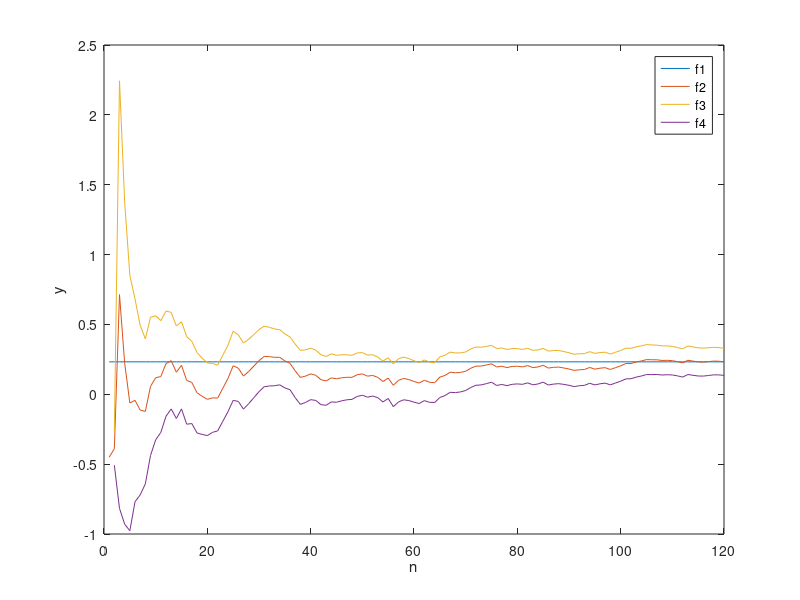
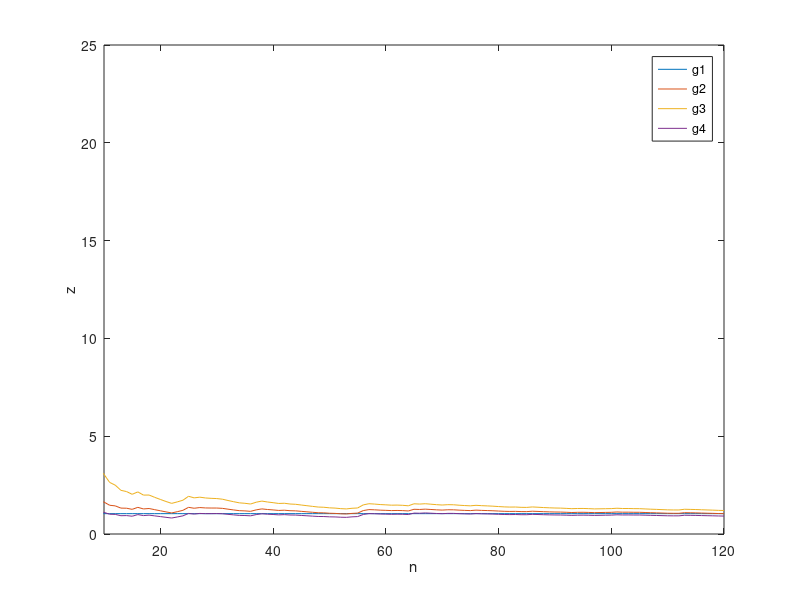

These charts were generated, in order, by the following MATLAB code:
function main()
    pkg load statistics
    
    X = [-0.45,-0.33,2.92,-1.25,-1.20,0.05,-0.53,-0.19,1.49,0.67,0.22,1.23,0.50,-0.92,...
          0.90,-1.52,-0.15,-1.24,-0.47,-0.45,0.18,-0.05,1.58,1.74,2.37,-0.24,-1.34,1.05,...
          1.28,1.37,1.18,0.22,0.11,0.28,-0.64,-0.39,-1.77,-1.61,0.47,0.77,-0.27,-1.19,-0.25,...
          1.04,-0.16,0.42,0.29,0.10,1.04,0.43,-0.67,0.41,-0.62,-1.49,1.46,-2.77,2.09,0.88,...
          -0.36,-0.71,-0.62,1.34,-0.78,-0.15,2.69,0.92,1.68,-0.12,0.34,0.74,1.72,1.24,0.23,...
          0.76,0.87,-1.52,0.63,-0.56,0.83,0.31,-0.18,0.99,-1.01,0.58,1.21,-1.51,0.65,0.35,...
          -0.37,-0.50,-0.73,0.63,0.33,1.56,-0.98,0.85,0.56,-1.07,1.47,1.44,1.91,0.24,1.34,...
          0.99,1.27,0.11,0.22,-0.25,0.35,-0.03,-0.56,-0.79,2.41,-0.45,-0.44,0.07,0.64,0.69,...
          0.10,-0.28]

    % Уровень доверия
    gamma = 0.7;
    %gamma = input('Введите уровень доверия: ')
    % Объем выборки 
    N = length(X);
    % Точечная оценка мат. ожидания
    M = mean(X);
    % Точечная оценка дисперсии
    S2 = var(X);
    % Нижняя граница доверительного интервала для мат. ожидания
    M_low = find_m_low(N, M, S2, gamma);
    % Верхняя граница доверительного интервала для мат. ожидания
    M_high = find_m_high(N, M, S2, gamma);
    % Нижняя граница доверительного интервала для дисперсии
    S2_low = find_S2_low(N, S2, gamma);
    % Верхняя граница доверительного интервала для дисперсии
    S2_high = find_S2_high(N, S2, gamma);
    
    % Вывод полученных ранее значений
    fprintf('Точечная оценка математического ожидания = %.3f\n', M);
    fprintf('Точечная оценка дисперсии = %.3f\n', S2);
    fprintf('Нижняя граница доверительного интервала для математического ожидания = %.3f\n', M_low);
    fprintf('Верхняя граница доверительного интервала для математического ожидания = %.3f\n', M_high);
    fprintf('Нижняя граница доверительного интервала для дисперсии = %.3f\n', S2_low);
    fprintf('Верхняя граница доверительного интервала для дисперсии = %.3f\n', S2_high);
    
    % Массив точечных оценок для математического ожидания
    M_array = zeros(1, N)
    % Массив точечных оценок для дисперсии
    S2_array = zeros(1, N)
    % Массивы для нижних и верхних границ для математического ожидания
    M_low_array = zeros(1, N)
    M_high_array = zeros(1, N)
    % Массивы для нижних и верхних границ для дисперсии
    S2_low_array = zeros(1, N)
    S2_high_array = zeros(1, N)
    
    for i = 1 : N
        temp_m = mean(X(1:i));
        temp_s2 = var(X(1:i));
        M_array(i) = temp_m;
        S2_array(i) = temp_s2;
        M_low_array(i) = find_m_low(i, temp_m, temp_s2, gamma);
        M_high_array(i) = find_m_high(i, temp_m, temp_s2, gamma);
        S2_low_array(i) = find_S2_low(i, temp_s2, gamma);
        S2_high_array(i) = find_S2_high(i, temp_s2, gamma);
    end
    
    % Построение графиков
    plot(1 : N, [(zeros(1, N) + M)', M_array', M_high_array', M_low_array']);
    xlabel('n');
    ylabel('y');
    legend('f1', 'f2', 'f3', 'f4');
    print -djpg p1.jpg
    figure;

    plot(1 : N, [(zeros(1, N) + S2)', S2_array', S2_high_array', S2_low_array']);
    xlabel('n');
    ylabel('z');
    xlim([10, 120]);
    
    legend('g1', 'g2', 'g3', 'g4');
    print -djpg p2.jpg
end

% Функция поиска нижней границы доверительного интервала для математического ожидания
function M_low = find_m_low(N, M, S2, gamma)
    M_low = M - sqrt(S2) * tinv((1 + gamma) / 2, N - 1) / sqrt(N);
end
% Функция поиска верхней границы доверительного интервала для математического ожидания
function M_high = find_m_high(N, M, S2, gamma)
    M_high = M + sqrt(S2) * tinv((1 + gamma) / 2, N - 1) / sqrt(N);
end
% Функция поиска нижней границы доверительного интервала для дисперсии
function S2_low = find_S2_low(N, S2, gamma)
    S2_low = ((N - 1) * S2) / chi2inv((1 + gamma) / 2, N - 1);
end
% Функция поиска верхней границы доверительного интервала для дисперсии
function S2_high = find_S2_high(N, S2, gamma)
    S2_high = ((N - 1) * S2) / chi2inv((1 - gamma) / 2, N - 1);
end